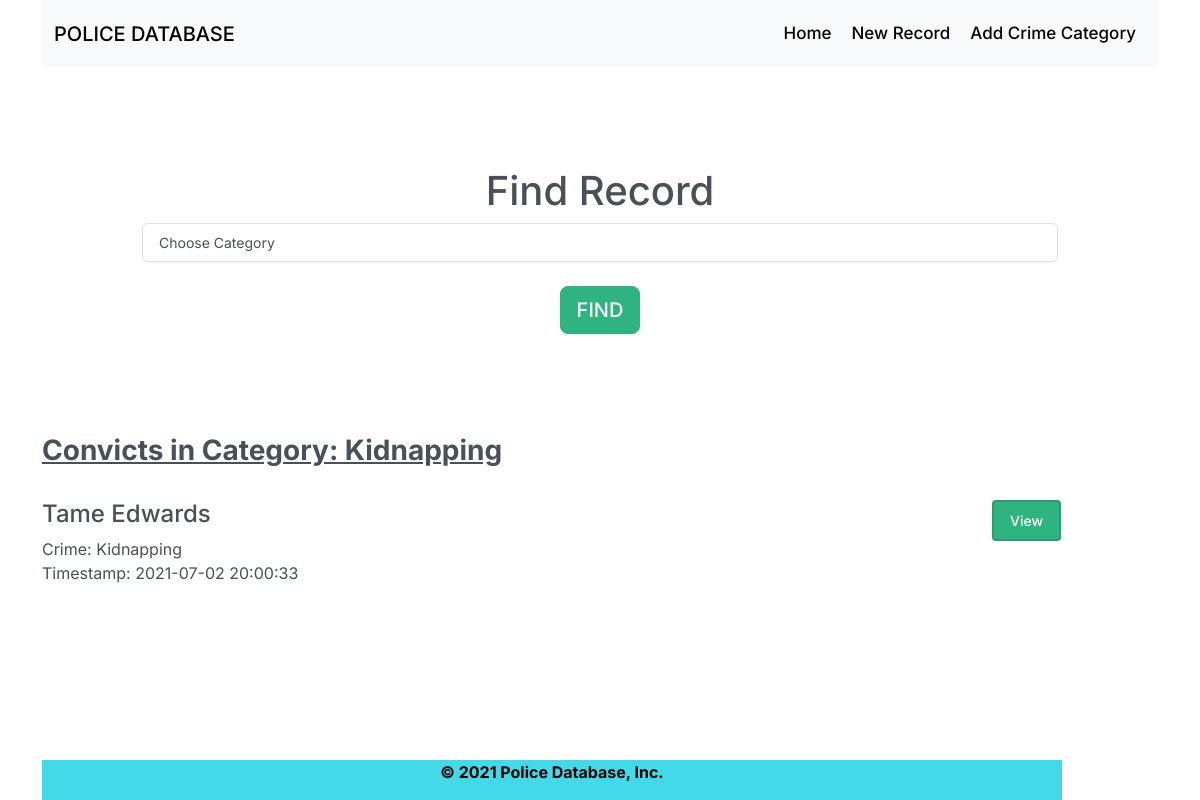
/index.php?category=3, run on the app's committed database.
### tables this page shows
CREATE TABLE `convicts` (
  `ID` int(11) NOT NULL,
  `NAME` varchar(200) NOT NULL,
  `CRIME_TYPE` varchar(500) NOT NULL,
  `DOA` datetime NOT NULL DEFAULT current_timestamp()
);

### lib/Template.php (called while the page is built, shortened)
<?php class Template{
	protected $template;
	public function __construct($template){
		$this->template = $template;
	}
	public function __toString(){
		include basename($this->template);
		return ob_get_clean();
	}
}

### lib/Database.php (called while the page is built, shortened)
<?php
class Database{
	private $host = DB_HOST;
	private $user = DB_USER;
	private $pass = DB_PASS;
	private $dbname = DB_NAME;
	private $dbh;
	private $stmt;
	public function __construct(){
		$dsn = 'mysql:host='. $this->host .';dbname='. $this->dbname;
		$options = array(
				PDO::ATTR_PERSISTENT => true,
				PDO::ATTR_ERRMODE => PDO::ERRMODE_EXCEPTION
		);
		try{
			$this->dbh = new PDO($dsn, $this->user, $this->pass, $options);
		} catch(PDOException $e) {
				$this->error = $e->getMessage();
		}
	}
	public function query($query){
			$this->stmt = $this->dbh->prepare($query);
	}
	public function bind($param, $value, $type = null){
			if(is_null($type)){
					switch(true){
						default :
							$type = PDO::PARAM_STR;
					}
			}
			$this->stmt->bindValue($param, $value, $type);
	}
	public function execute(){
		return $this->stmt->execute();
	}
	public function resultSet(){
		$this->execute();
		return $this->stmt->fetchAll(PDO::FETCH_OBJ);
	}
}

### lib/Record.php (called while the page is built, shortened)
<?php
	class Record{
		private $db;
		public function __construct(){
			$this->db = new Database;
		}
		public function getCategories(){
			$this->db->query("SELECT * FROM categories");
			$results = $this->db->resultSet();
			return $results;
		}
		public function getByCategory($category){
			$this->db->query("SELECT convicts.*
						FROM convicts,categories
						WHERE convicts.CRIME_TYPE = categories.Category_Name
						AND categories.Category_ID = :cat
						ORDER BY DOA DESC
						");
			$this->db->bind(':cat', $category);
			$results = $this->db->resultSet();
			return $results;
		}
		public function getCategory($category_id){
			$this->db->query("SELECT * FROM categories WHERE Category_ID = :category_id");
			$this->db->bind(':category_id', $category_id);
			$row = $this->db->single();
			return $row;
		}
	}

### templates/frontpage.php (the view, shortened to what this page needs)
<?php include 'inc/header.php'; ?>
<div class="jumbotron">
        <h1>Find Record</h1>
        <form method="GET" action="index.php">
            <select name="category" class="form-control">
                <option value="0">Choose Category</option>
            </select>
            <br>
            <input type="submit" class="btn btn-lg btn-success" value="FIND">
        </form>
      </div>
        <h3><b><u><?php echo $title; ?></u></b></h3>
      	<?php foreach($recs as $rec):?>
        <br>
      	<div class="row marketing">
	        <div class="col-md-10">
	          <h4><?php echo $rec->NAME; ?></h4>
	          <p>Crime: <?php echo $rec->CRIME_TYPE; ?> <br>Timestamp: <?php echo $rec->DOA; ?></p>
	        </div>
	        <div class="col-md-2">
	        		<a class="default" href="Rec.php?id=<?php echo $rec->ID; ?>">View</a>
	        </div>
        </div>
        <?php endforeach; ?>
        <br><br><br>
<?php include 'inc/footer.php'; ?>

### css/cssheet.css (style rules this page uses)
.jumbotron { text-align: center; padding: 100px;; }
[type=button]:not(:disabled), [type=reset]:not(:disabled), [type=submit]:not(:disabled), button:not(:disabled) { cursor: pointer; }
.btn-group-lg>.btn, .btn-lg { padding: .5rem 1rem; font-size: 1.25rem; border-radius: .3rem; border-color: #2c9c71; }
.btn-success { color: #fff; background-color: #2fb380; border-color: #2fb380; box-shadow: 0 1px 2px rgb(0 0 0 / 5%); }
.btn-success:after { content: ""; background: #f1f1f1; display: block; position: absolute; padding-top: 300%; padding-left: 350%; margin-left: -20px !important; margin-top: -120%; opacity: 0; transition: all 0.8s }
.default { display: inline-block; font-weight: 500; line-height: 1.5; color: rgb(255, 255, 255); text-align: center; text-decoration: none; vertical-align: middle; cursor: pointer; -webkit-user-select: none; -moz-user-select: none; -ms-user-select: none; user-select: none; background-color: #2fb380; border: 2px solid #2c9c71; padding: .5rem 1rem; font-size: .875rem; border-radius: .25rem; transition: color .15s ease-in-out,background-color .15s ease-in-out,border-color .15s ease-in-out,box-shadow .15s ease-in-out; }

### data on the page
convicts: NAME "Tame Edwards", CRIME_TYPE "Kidnapping", DOA "2021-07-02 20:00:33"

### other printed values
$title "Convicts in Category: Kidnapping"
SITE_TITLE "Police Database"
